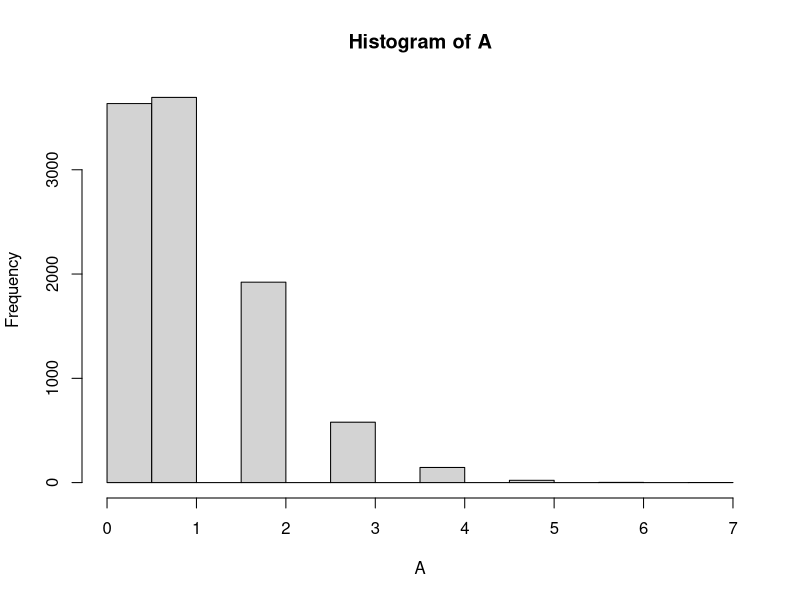
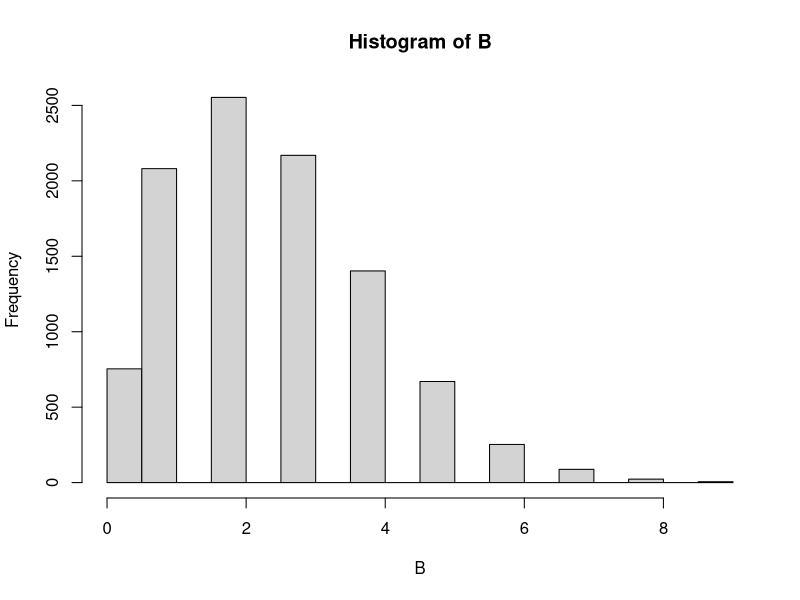
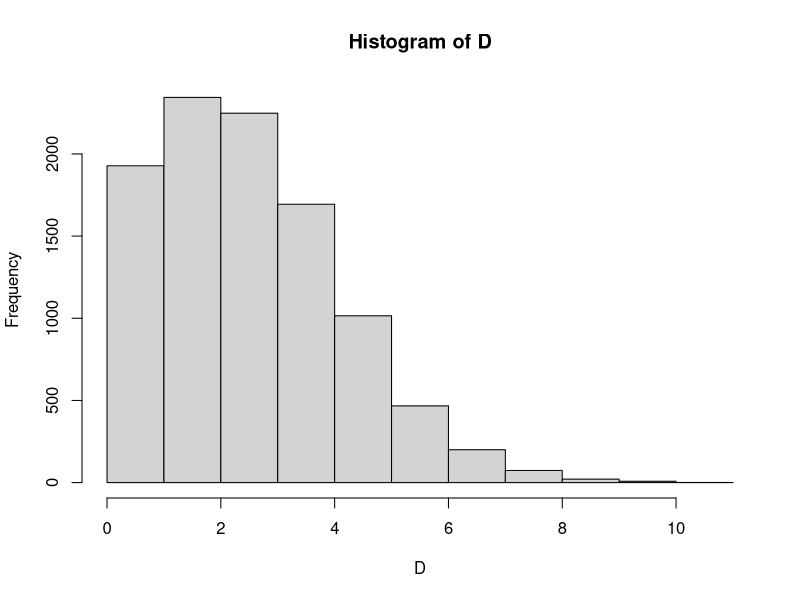
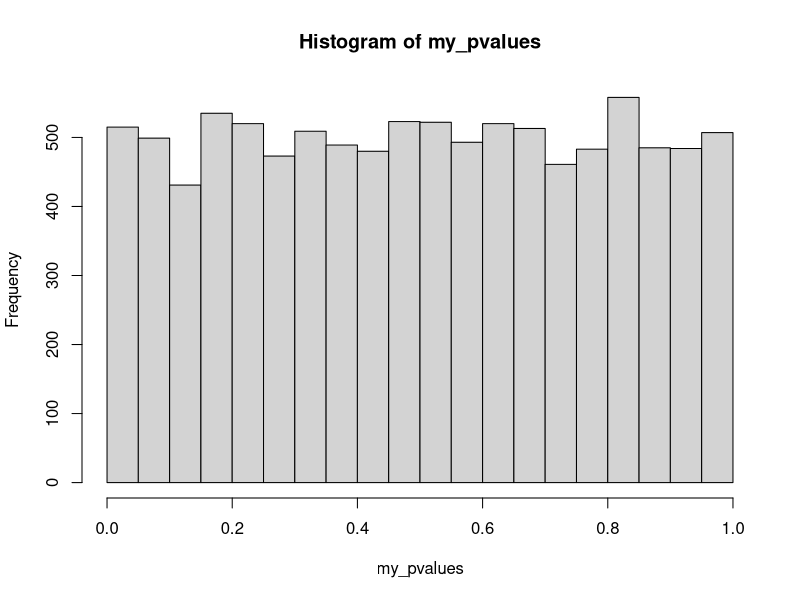
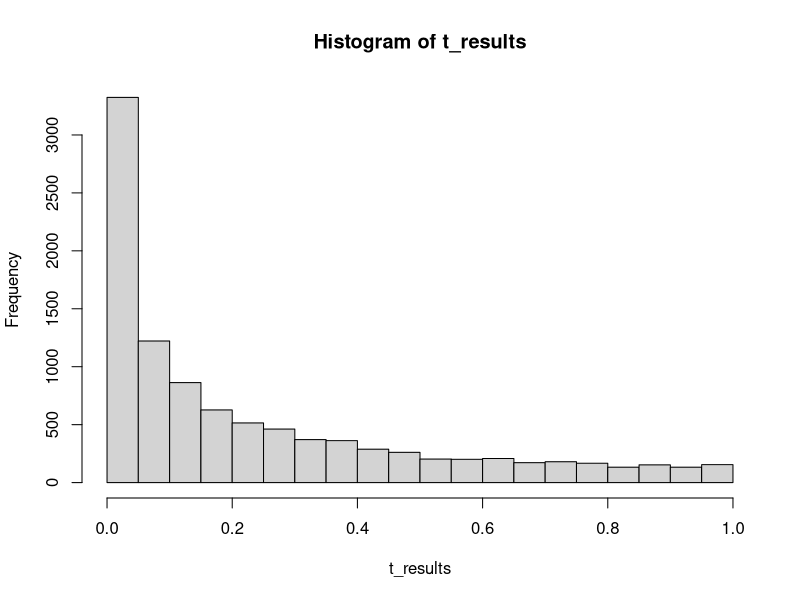
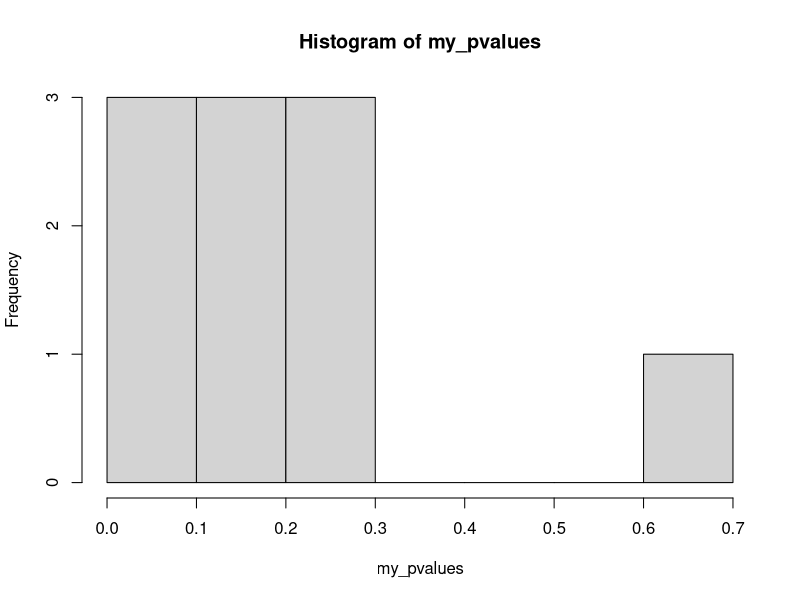

Here is the R script that generated these plots, in order:
## ---- chunk 1
knitr::opts_chunk$set(echo = TRUE)
## ---- chunk 2
library(tibble)
library(tidyr)
library(dplyr)

?rbinom()
A <- replicate(10000,sum(rbinom(20,1,.05)))
hist(A)

length(A[A > 0])/10000


B <- replicate(10000,sum(rbinom(50,1,.05)))
hist(B)

length(B[B > 0])/10000

4-3
rbinom(20,3,.05)
D <- replicate(10000,sum(rbinom(20,3,.05)))
length(D[D > 0])/10000
hist(D)


## ---- chunk 3

## ---- chunk 4
library(tibble)

my_pvalues <- c()

for (i in 1:10000) {
  
  IV <- rep(1:2, each=20)
  DV <- c(rnorm(20,0,1),rnorm(20,0,1))

  sim_data <- tibble(IV,DV)

  my_pvalues[i] <- t.test(DV~IV, var.equal=TRUE, data = sim_data)$p.value

}

  hist(my_pvalues)


## ---- chunk 5

t_results <- replicate(10000,t.test(rnorm(20,0,1),rnorm(20,0.5,1), var.equal = TRUE)$p.value)

hist(t_results)

  
## ---- chunk 6
my_pvalues <- c()
for (i in 1:10) {
  
  IV <- factor(rep(1:4,each=20))
  DV <- c(rnorm(20,0.5,1),rnorm(20,0,1),rnorm(20,0,1),rnorm(20,0,1))
  
  sim_data <- tibble(IV,DV)
  
  c1 <- c(3,-1,-1,-1)
  
  contrasts(sim_data$IV) <- c1
  
  aov.out <- aov(DV~IV, sim_data)
  
  save_results <- summary.aov(aov.out, split = list(IV=list("c1" =1)))
  
  my_pvalues[i] <- save_results[[1]]$`Pr(>F)`[2]
  

}

  hist(my_pvalues)
## ---- chunk 7

omnibus_pvalues <- c()
contrast_pvalues <- c()
for (i in 1:10) {
  
  IV <- factor(rep(1:4,each=20))
  DV <- c(rnorm(20,0.5,1),rnorm(20,0,1),rnorm(20,0,1),rnorm(20,0,1))
  
  sim_data <- tibble(IV,DV)
  
  c1 <- c(3,-1,-1,-1)
  
  contrasts(sim_data$IV) <- c1
  
  aov.out <- aov(DV~IV, sim_data)
  
  save_results <- summary.aov(aov.out, split = list(IV=list("c1" =1)))
  
  omnibus_pvalues[i] <- save_results[[1]]$`Pr(>F)`[1]
  contrast_pvalues[i] <- save_results[[1]]$`Pr(>F)`[2]
  
}

length(omnibus_pvalues[omnibus_pvalues < .05])/1000
length(contrast_pvalues[contrast_pvalues < .05])/1000




